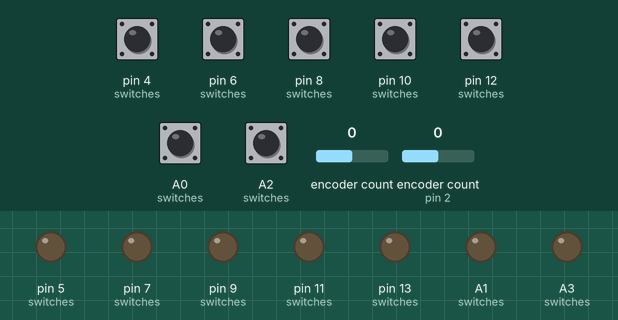
A sketch run on a simulated Arduino Leonardo, built with avr-gcc and run on an emulated ATmega32U4. Parts: output pins drawn as LEDs (lit = HIGH). The inputs (shaded band) are chosen by the test bench; at power-on: A0 (switches), A2 (switches), pin 4 (switches), pin 6 (switches), pin 8 (switches), pin 10 (switches), pin 12 (switches) HIGH, encoder count 0, encoder count (sensor on pin 2) 0. USB keyboard and mouse output is not drawn; what the sketch prints to the serial monitor is not drawn.

Above: at 1.2 s.
1.3 s: pin 4 (switches) pulled LOW for 0.15 s
At 1.46 s:
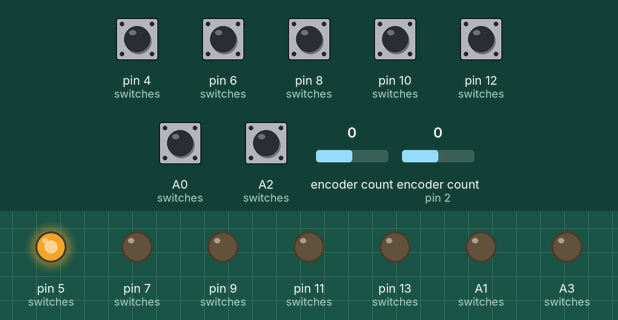
3.1 s: pin 6 (switches) pulled LOW for 0.15 s
At 3.25 s:
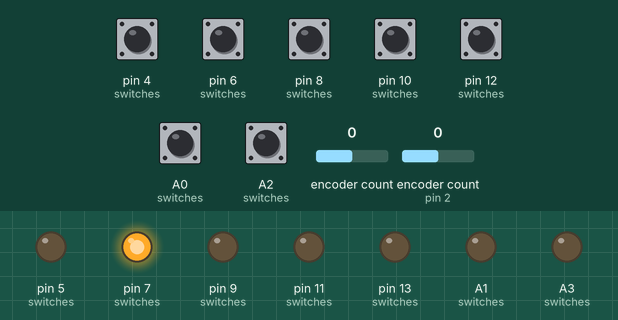
4.9 s: pin 8 (switches) pulled LOW for 0.15 s
At 5.06 s:
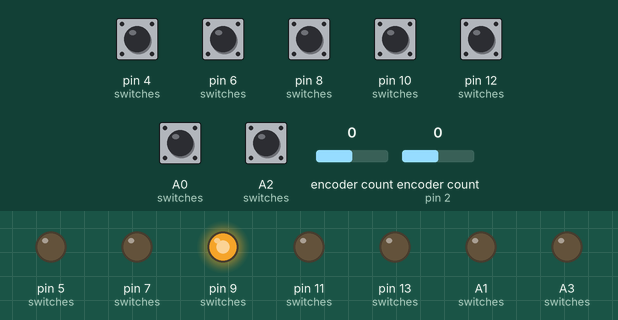
6.7 s: pin 10 (switches) pulled LOW for 0.15 s
At 6.85 s:
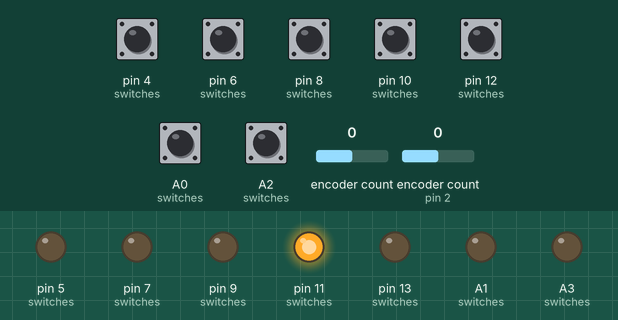
8.5 s: pin 12 (switches) pulled LOW for 0.15 s
10.3 s: A0 (switches) pulled LOW for 0.15 s
Timing chart, 0 to 13.1 s (numbered marks = the images above; inputs shaded):
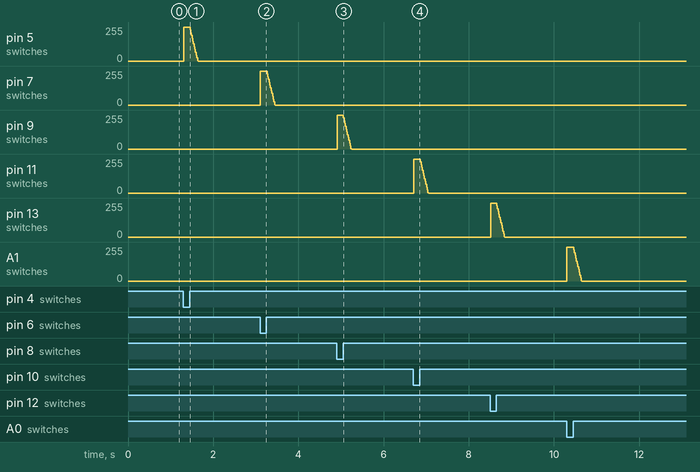

The sketch:

sdvx.ino.ino
```cpp
// You will need the SoftPWM and Encoder libraries, available from
// the teensy website. Google!

// Edit the fade time to your liking.
// Edit the pins and keys if you use different ones.
// ENCODER PINS MUST BE 0, 1, 2, 3 FOR BEST PERFORMANCE
// Everything else can go wherever.

#include <Mouse.h>
#include <Keyboard.h>
#define ENCODER_OPTIMIZE_INTERRUPTS
#include <Encoder.h>
#include <SoftPWM.h>

#define DELAY     1  // Delay per loop in ms
#define FADE_TIME 200

long oldPositionL  = -999;
long oldPositionR  = -999;
long idle = 1000;

typedef struct {
  Encoder enc;
  char axis;
} encoder_t;

#define ENCODER_COUNT 2

/*encoder_t encoders[ENCODER_COUNT] = {
  {Encoder(0, 1), 'x'},
  {Encoder(3,2), 'y'}
  };*/

Encoder EncL(0, 1);
Encoder EncR(2, 3);

bool enabled = false;

typedef struct {
  uint8_t switchPin;
  uint8_t lightPin;
  char key;
} switch_t;

#define SWITCH_COUNT 7

switch_t switches[SWITCH_COUNT] = {
  {4, 5, KEY_RETURN}, // START
  {6, 7, 'd'}, // A
  {8, 9, 'f'}, // B
  {10, 11, 'j'}, // C
  {12, 13, 'k'}, // D
  {A0, A1, 'c'}, // FX L
  {A2, A3, 'm'}, // FX R
};

long switchOnTime[] = {0,0,0,0,0,0,0};

void setup()
{
  SoftPWMBegin(SOFTPWM_NORMAL);
  for (int i = 0; i < SWITCH_COUNT; i++) {
    pinMode(switches[i].switchPin, INPUT_PULLUP);
    pinMode(switches[i].lightPin, OUTPUT);
    SoftPWMSet(switches[i].lightPin, 0);
    SoftPWMSetFadeTime(switches[i].lightPin, 0, FADE_TIME);
  }

  Keyboard.begin();
  Mouse.begin();
}

void loop() {
  //press start to enable after plugging in
  if (!enabled && digitalRead(switches[0].switchPin) == LOW)
    enabled = true;

  if (enabled) {
    for (int i = 0; i < SWITCH_COUNT; i++) {
      if (digitalRead(switches[i].switchPin) == LOW) {
        Keyboard.press(switches[i].key);
        Serial.write(switches[i].key);
        Serial.write("\n");
        SoftPWMSet(switches[i].lightPin, 255);
        idle = 0;
      } else {
        Keyboard.release(switches[i].key);
        SoftPWMSet(switches[i].lightPin, 0);
        idle++;
      }
    }
    /*for(int i=0; i < ENCODER_COUNT;i++) {
      long encVal = encoders[i].enc.read();
      if(encVal != 0) {
        Serial.write("\n");
        if(encoders[i].axis == 'x'){
          Serial.write("Left enc moving\n");
          Mouse.move(encVal,0,0);
        } else {
          Mouse.move(0,encVal,0);
        }
        if(encVal>=0)
          Serial.write("pos\n");
        else
          Serial.write("neg\n");
        encoders[i].enc.write(0);
      }
      }*/
    long newPositionL = EncL.read();
    long newPositionR = EncR.read();
    Serial.write(newPositionR);
    Serial.write("\n");

    if (newPositionL != oldPositionL) {
      int ml = ((newPositionL - oldPositionL) > 1) ? 5 : -5;
      Mouse.move(ml, 0, 0);
      oldPositionL = newPositionL;
    }

    if (newPositionR != oldPositionR) {
      int mr = ((newPositionR - oldPositionR) > 1) ? 5 : -5;
      Mouse.move(0, mr, 0);
      oldPositionR = newPositionR;
    }
  }
  if(idle >= 1000) {
    //doIdle();
    //Serial.write("Doing idle\n");
  }
  delay(DELAY);
}

void doIdle(){
  //switches 1-4 ABCD

  //switch 0 START
  if((idle / 250) == 0)
    SoftPWMSet(switches[0].lightPin, 255);
  //switch 5,6 FX
  if((idle / 250) == 0) {
    if((idle / 500) == 0) {
      SoftPWMSet(switches[5].lightPin, 255);
      SoftPWMSet(switches[6].lightPin, 0);
    } else {
      SoftPWMSet(switches[5].lightPin, 0);
      SoftPWMSet(switches[6].lightPin, 255);
    }
  }
}
```
